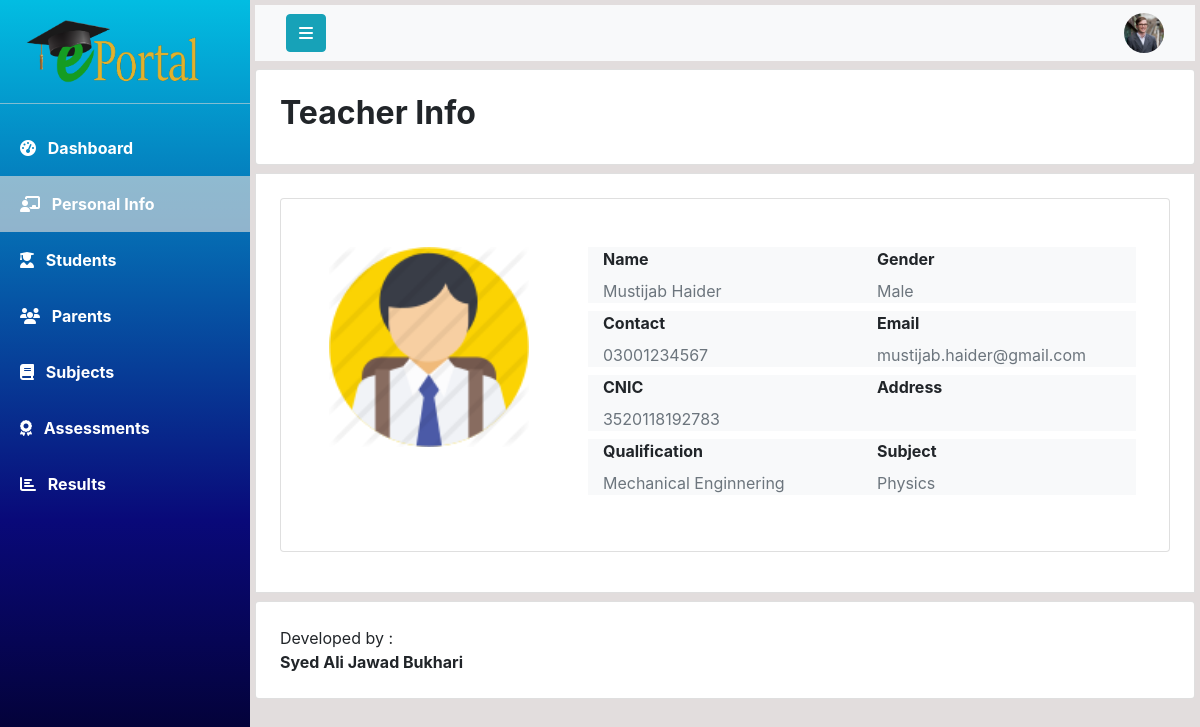
/php/teacher_info.php?id=1, run on an earlier commit of the app's database.
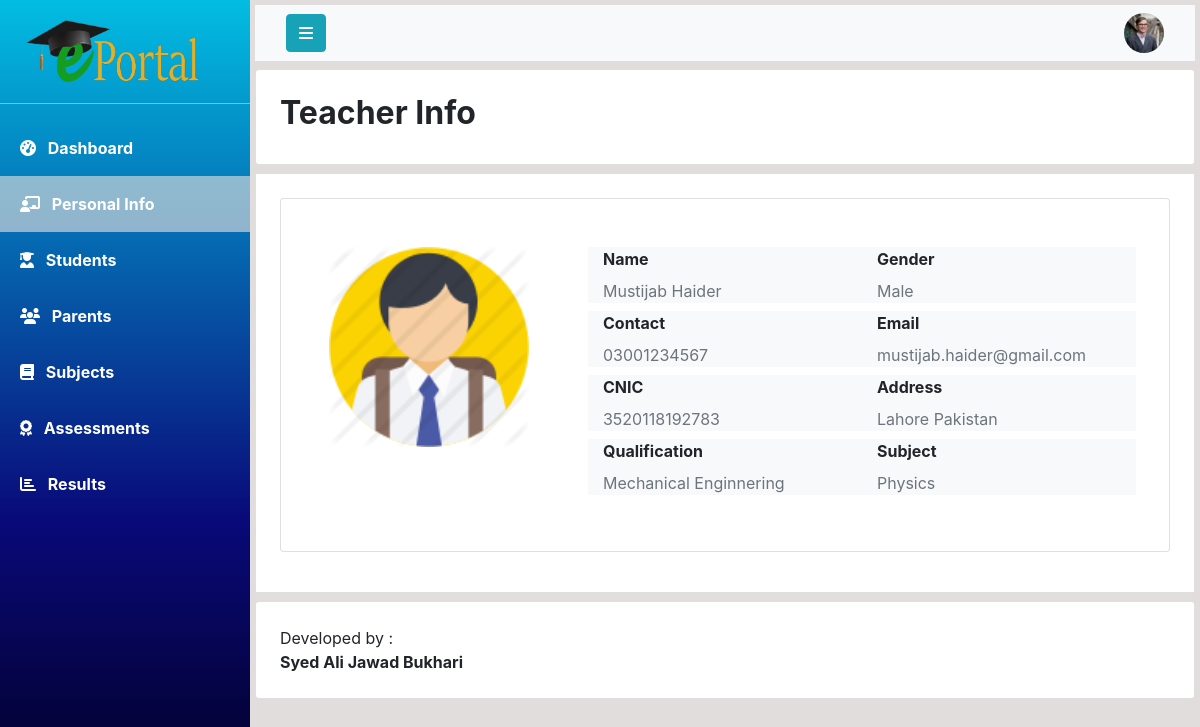
And on a later commit of the database.
### tables this page shows
CREATE TABLE `teachers` (
  `teacher_id` int(11) NOT NULL,
  `first_name` varchar(20) DEFAULT NULL,
  `last_name` varchar(20) DEFAULT NULL,
  `mobile_number` varchar(11) DEFAULT NULL,
  `cnic` varchar(13) DEFAULT NULL,
  `address` varchar(100) DEFAULT NULL,
  `gender` varchar(10) DEFAULT NULL,
  `qualification` varchar(30) DEFAULT NULL,
  `subject` varchar(20) DEFAULT NULL,
  `joining_date` timestamp NOT NULL DEFAULT current_timestamp() ON UPDATE current_timestamp(),
  `email` varchar(30) DEFAULT NULL,
  `password` varchar(100) DEFAULT NULL
);

### php/teacher_info.php (the view, shortened to what the changed rows need)
<!DOCTYPE html>
<html lang="en">
<head>
    <?php include 'links.php'; ?>
</head>
<body>
    <?php
        include 'DBManager.php';
        $teacherID = $_GET['id'];
        $query = "SELECT * from Teachers WHERE teacher_id = $teacherID";
        $result = mysqli_query($connection,$query);
        $teacherInfo = mysqli_fetch_array($result);
    ?>
    <div class="wrapper">
        <div id="content" class="overflow-auto">
            <div class="card mb-2 p-4">
                <h2><b>Teacher Info</b></h2>
            </div>
            <div class="card bg-white mb-2 p-4 rounded-0" id="content-wrapper">
                <div class="card bg-white p-5 mb-3">
                    <div class="row">
                        <div class="col-8">
                            <div class="row mb-2 bg-light">
                                <div class="col-6">
                                    <label class="font-weight-bold text-black d-block">Name</label>
                                    <span class="text-muted"><?php echo $teacherInfo['first_name']." ".$teacherInfo['last_name']; ?></span>
                                </div>
                                <div class="col-6">
                                    <label class="font-weight-bold text-black d-block">Gender</label>
                                    <span class="text-muted"><?php echo $teacherInfo['gender']; ?></span>
                                </div>
                            </div>
                            <div class="row mb-2 bg-light">
                                <div class="col-6">
                                    <label class="font-weight-bold text-black d-block">Contact</label>
                                    <span class="text-muted"><?php echo $teacherInfo['mobile_number']; ?></span>
                                </div>
                                <div class="col-6">
                                    <label class="font-weight-bold text-black d-block">Email</label>
                                    <span class="text-muted"><?php echo $teacherInfo['email']; ?></span>
                                </div>
                            </div>
                            <div class="row mb-2 bg-light">
                                <div class="col-6">
                                    <label class="font-weight-bold text-black d-block">CNIC</label>
                                    <span class="text-muted"><?php echo $teacherInfo['cnic']; ?></span>
                                </div>
                                <div class="col-6">
                                    <label class="font-weight-bold text-black d-block">Address</label>
                                    <span class="text-muted"><?php echo $teacherInfo['address']; ?></span>
                                </div>
                            </div>
                            <div class="row mb-2 bg-light">
                                <div class="col-6">
                                    <label class="font-weight-bold text-black d-block">Qualification</label>
                                    <span class="text-muted"><?php echo $teacherInfo['qualification']; ?></span>
                                </div>
                                <div class="col-6">
                                    <label class="font-weight-bold text-black d-block">Subject</label>
                                    <span class="text-muted"><?php echo $teacherInfo['subject']; ?></span>
                                </div>
                            </div>
                        </div>
                    </div>
                </div>
            </div>
        </div>
    </div>
</body>
</html>

What changed in the data, as far as the page shows it:
changed teachers "Mustijab": address (not shown) → "Lahore Pakistan"
